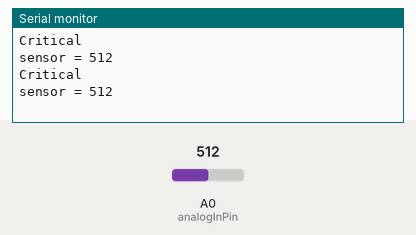
Recording of a sketch running on a simulated Arduino Uno, built with avr-gcc and run on an emulated ATmega328P. Shown: the last lines printed to the serial monitor. Inputs (shaded band) come from the test bench; at power-on: A0 (analogInPin) = 512.

Above: at 1.8 s.
1.9 s: A0 (analogInPin) set to 170
At 2.4 s:
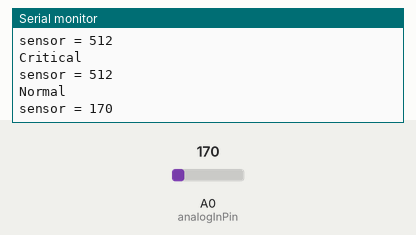
4.5 s: A0 (analogInPin) set to 190
At 5.8 s:
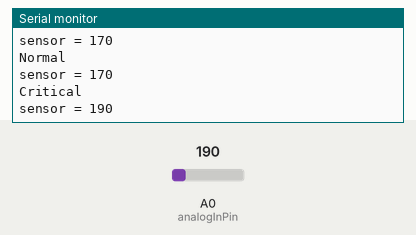
Timing chart, 0 to 7.5 s (numbered marks = the images above; inputs shaded):
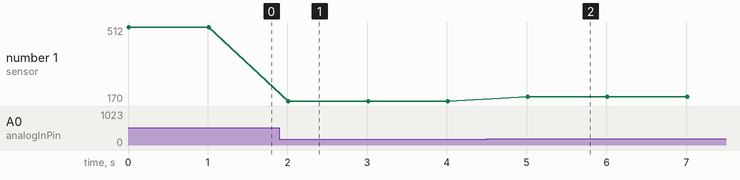

The sketch:

C02.ino
```cpp
// контакт подключения аналогового вывода MQ4
const int analogInPin = A0;
int sensorValue = 0; // переменная для хранения значения датчика
void setup()
{
Serial.begin(9600);
}
void loop()
{
sensorValue = analogRead(analogInPin); // получить значение
if (sensorValue >= 180) // превышение уровня
Serial.println("Critical" ); // зажечь светодиод превышения
else
Serial.println("Normal" ); // потушить светодиод превышения
// вывести значение в последовательный порт
Serial.print("sensor = " );
Serial.println(sensorValue); // пауза перед следующим измерением
delay(1000);
}
```

Measured:
- after the input at 1.9 s, the serial monitor: prints a new line after 0.10 s (image 1)
- after the input at 4.5 s, the serial monitor: prints a new line after 0.50 s (image 2)
- plotted number 1: 512 → 170 after the input at 1.9 s, 170 → 190 after the input at 4.5 s
